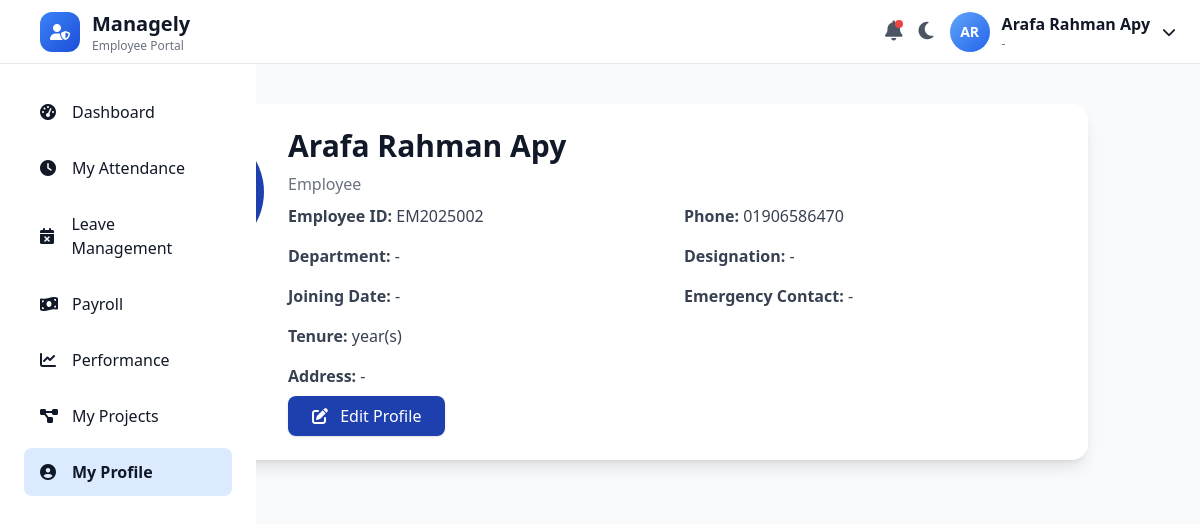
/employees/profile/ (signed in), run on an earlier commit of the app's database.
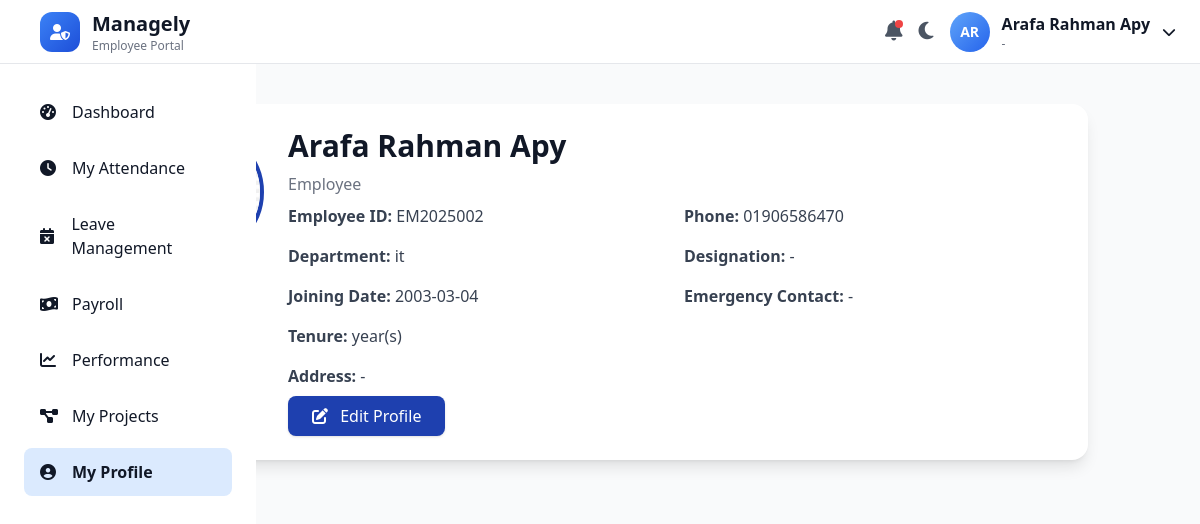
And on a later commit of the database.
### employees/models.py (models this page shows, shortened)
class EmployeeData(models.Model):
    employee = models.OneToOneField(
        EmployeeProfile,
        on_delete=models.CASCADE,
        related_name="profile"
    )
    designation = models.CharField(max_length=100, blank=True, null=True)
    department = models.CharField(max_length=100, blank=True, null=True)
    joining_date = models.DateField(blank=True, null=True)
    address = models.TextField(blank=True, null=True)
    avatar = models.ImageField(upload_to="employee_avatars/", blank=True, null=True)
    emergency_contact = models.CharField(max_length=20, blank=True, null=True)
    role = models.CharField(max_length=50, blank=True, null=True)

### employees/views.py (the view, shortened to what this page needs)
# urls.py: path('profile/', views.profile_view, name='profile'),
def profile_view(request):
    employee = get_logged_in_employee(request)
    profile, _ = EmployeeData.objects.get_or_create(employee=employee)
    return render(request, "profile.html", {"employee": employee, "profile": profile})

### employees/views.py (called while the page is built)
def get_logged_in_employee(request):
    employee_id = request.session.get('employee_id')
    if not employee_id:
        return None
    try:
        return EmployeeProfile.objects.get(employee_id=employee_id)
    except EmployeeProfile.DoesNotExist:
        return None

### employees/templates/profile.html (shortened to what this page needs)
{% load static %}
<!DOCTYPE html>
<html lang="en" class="scroll-smooth">
<head>
  <link rel="stylesheet" href="{% static 'css/theme.css' %}">
  <script src="https://cdn.tailwindcss.com"></script>
  <link rel="stylesheet" href="https://cdnjs.cloudflare.com/ajax/libs/font-awesome/6.5.0/css/all.min.css"/>
</head>
<body class="bg-gray-50 text-gray-900 dark:bg-gray-900 dark:text-white transition-colors duration-500">
  {% include 'sideandtopbar.html' %}
  <div class="max-w-5xl mx-auto p-6 mt-20 space-y-6">
    <div id="read-mode" class="bg-white dark:bg-gray-800 shadow-lg rounded-2xl p-6 animate-fadeIn">
      <div class="flex flex-col md:flex-row items-center md:items-start space-y-4 md:space-y-0 md:space-x-6">
        <div class="flex-shrink-0">
        </div>
        <div class="flex-1 space-y-2">
          <h2 class="text-3xl font-bold">{{ employee.full_name }}</h2>
          <p class="text-gray-500 dark:text-gray-300">{{ profile.role|default:"Employee" }}</p>
          <div class="grid grid-cols-1 sm:grid-cols-2 gap-4 mt-4 text-gray-700 dark:text-gray-300">
            <div><span class="font-semibold">Employee ID:</span> {{ employee.employee_id }}</div>
            <div><span class="font-semibold">Phone:</span> {{ employee.phone }}</div>
            <div><span class="font-semibold">Department:</span> {{ profile.department|default:"-" }}</div>
            <div><span class="font-semibold">Designation:</span> {{ profile.designation|default:"-" }}</div>
            <div><span class="font-semibold">Joining Date:</span> {{ profile.joining_date|date:'Y-m-d'|default:"-" }}</div>
            <div><span class="font-semibold">Emergency Contact:</span> {{ profile.emergency_contact|default:"-" }}</div>
            <div><span class="font-semibold">Tenure:</span> {{ profile.tenure_years }} year(s)</div>
            <div class="sm:col-span-2"><span class="font-semibold">Address:</span> {{ profile.address|default:"-" }}</div>
          </div>
          <div class="mt-6">
            <button id="edit-btn" class="px-6 py-2 bg-primary text-white rounded-lg shadow hover:bg-secondary transition">
              <i class="fas fa-edit mr-2"></i> Edit Profile
            </button>
          </div>
        </div>
      </div>
    </div>
  </div>
</body>
</html>

### employees/templates/sideandtopbar.html (shortened to what the changed rows need)
{% load static %}
<!DOCTYPE html>
<html lang="en" class="scroll-smooth">
  <head>
    <link rel="stylesheet" href="{% static 'css/theme.css' %}">
    <script src="https://cdn.tailwindcss.com"></script>
    <link rel="stylesheet"
      href="https://cdnjs.cloudflare.com/ajax/libs/font-awesome/6.5.0/css/all.min.css"
    />
  </head>
  <body class="bg-gray-100 dark:bg-blue-900 text-gray-900 dark:text-white transition-colors duration-300">
    <header class="fixed top-0 left-0 right-0 h-16 bg-white dark:bg-blue-800 border-b border-gray-200 dark:border-blue-700 flex items-center justify-between px-6 z-50">
      <div class="flex items-center space-x-4">
        <div class="flex items-center space-x-3">
          <div>
            <h1 class="text-xl font-bold">Managely</h1>
          </div>
        </div>
      </div>
      <div class="flex items-center space-x-4">
        <div class="relative">
          <button id="profile-dropdown-btn" class="flex items-center space-x-3 focus:outline-none">
            <div class="hidden md:block text-left">
              <p class="font-semibold">{{ employee.full_name }}</p>
              <p class="text-xs text-gray-500 dark:text-gray-300">
                {{ profile.designation|default:"-" }}
              </p>
            </div>
          </button>
        </div>
      </div>
    </header>
  </body>
</html>

What changed in the data, as far as the page shows it:
changed EmployeeData "Employee": department "-" → "it"; joining_date "-" → "2003-03-04"
